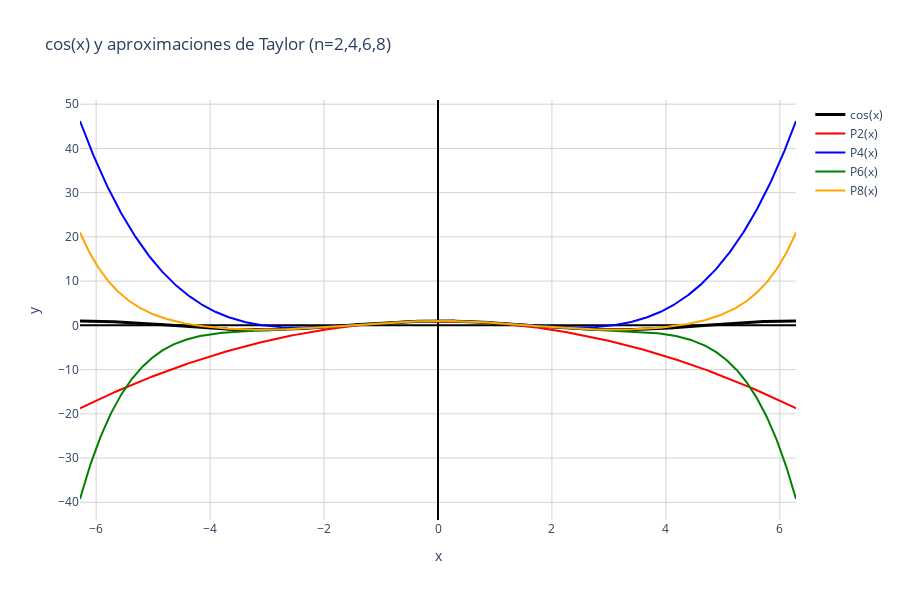

Here is the notebook cell this chart was saved with:
### Markdown cell above
### TALLLER 3 - Series de Taylor y Polinomios de Langrage 
### Danny Caiza 

### **<p style= "text-align:center;">SERIES DE TAYLOR</p>**
**Grafique las curvas de las series de Taylor de varios órdenes para los siguientes casos:**

**1. cos(x),x0=0**

### Code cell
import numpy as np
import plotly.graph_objects as go
import math

x0 = 0
grados = [2, 4, 6, 8]  
x = np.linspace(-2*np.pi, 2*np.pi, 800)
y_real = np.cos(x)

def taylor_cos(x, n, x0=0):
    x = np.array(x, dtype=float)
    s = np.zeros_like(x)
    for k in range(0, n//2 + 1):
        deg = 2 * k
        s += ((-1) ** k) * (x - x0) ** deg / math.factorial(deg)
    return s

fig = go.Figure()

fig.add_trace(go.Scatter(
    x=x, y=y_real,
    mode='lines',
    name='cos(x)',
    line=dict(color='black', width=3)
))

colores = ['red', 'blue', 'green', 'orange']  
for i, n in enumerate(grados):
    y_taylor = taylor_cos(x, n, x0)
    fig.add_trace(go.Scatter(
        x=x, y=y_taylor,
        mode='lines',
        name=f'P{n}(x)',
        line=dict(color=colores[i], width=2)
    ))

fig.update_layout(
    title='cos(x) y aproximaciones de Taylor (n=2,4,6,8)',
    xaxis=dict(title='x', zeroline=True, zerolinewidth=2, zerolinecolor='black', showgrid=True, gridcolor='lightgrey'),
    yaxis=dict(title='y', zeroline=True, zerolinewidth=2, zerolinecolor='black', showgrid=True, gridcolor='lightgrey'),
    template='plotly_white',
    width=900,
    height=600
)

fig.show()

### Figure 1 — Plotly figure (JSON) as saved in the notebook; plotly's stock layout.template omitted (floating-point values rounded to 4 significant figures; data arrays with more than 128 entries replaced by an {"elided": "..."} marker saying what was removed)
{"data": [{"line": {"color": "black", "width": 3}, "mode": "lines", "name": "cos(x)", "type": "scatter", "x": {"elided": "800 float values"}, "y": {"elided": "800 float values"}}, {"line": {"color": "red", "width": 2}, "mode": "lines", "name": "P2(x)", "type": "scatter", "x": {"elided": "800 float values"}, "y": {"elided": "800 float values"}}, {"line": {"color": "blue", "width": 2}, "mode": "lines", "name": "P4(x)", "type": "scatter", "x": {"elided": "800 float values"}, "y": {"elided": "800 float values"}}, {"line": {"color": "green", "width": 2}, "mode": "lines", "name": "P6(x)", "type": "scatter", "x": {"elided": "800 float values"}, "y": {"elided": "800 float values"}}, {"line": {"color": "orange", "width": 2}, "mode": "lines", "name": "P8(x)", "type": "scatter", "x": {"elided": "800 float values"}, "y": {"elided": "800 float values"}}], "layout": {"height": 600, "title": {"text": "cos(x) y aproximaciones de Taylor (n=2,4,6,8)"}, "width": 900, "xaxis": {"gridcolor": "lightgrey", "showgrid": true, "title": {"text": "x"}, "zeroline": true, "zerolinecolor": "black", "zerolinewidth": 2}, "yaxis": {"gridcolor": "lightgrey", "showgrid": true, "title": {"text": "y"}, "zeroline": true, "zerolinecolor": "black", "zerolinewidth": 2}}}
